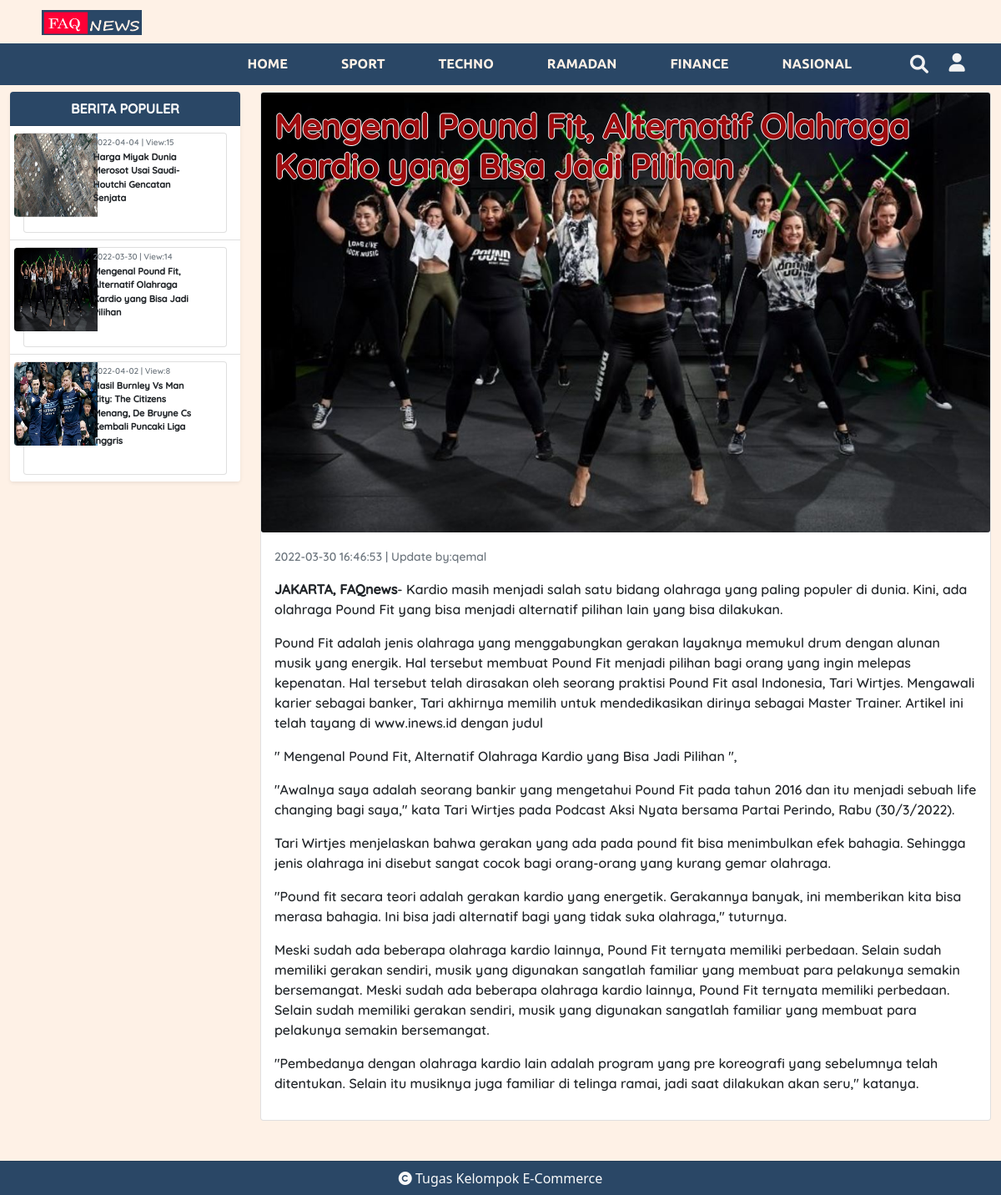
Page /?open=detail&id=38 on the committed database.
### tables this page shows
CREATE TABLE `kategori` (
  `id` int(5) NOT NULL,
  `kategori` varchar(100) NOT NULL,
  `nama_lain` varchar(100) NOT NULL,
  `terbit` varchar(1) NOT NULL
);

CREATE TABLE `berita` (
  `id` int(10) NOT NULL,
  `judul` varchar(200) NOT NULL,
  `isi` text NOT NULL,
  `kategori` varchar(50) NOT NULL,
  `gambar` varchar(255) NOT NULL,
  `teks` text NOT NULL,
  `tanggal` varchar(20) NOT NULL,
  `view` bigint(10) NOT NULL,
  `author` varchar(10) NOT NULL,
  `post_type` varchar(10) NOT NULL,
  `terbit` varchar(1) NOT NULL
);

### view/detail.php (the view, shortened to what this page needs)
<?php
$id = (isset($_GET['id']) ? $_GET['id'] : '');
$sqldetail = mysqli_query($koneksi, "SELECT * FROM berita WHERE terbit='1'AND id = '" . $id . "' ");
?>
<?php foreach ($sqldetail as $dtdetail) : ?>
    <div class="row">
        <div class="col-md-3 mt-2">
            <ul class="list-group list-group-flush shadow-sm bg-body rounded posisi">
                <li class="list-group-item bgr2 text-center text-light fw-bold">BERITA POPULER</li>
                <?php
                $pop = mysqli_query($koneksi, "SELECT * FROM berita WHERE terbit='1'
            AND tanggal>='" . date(' Y-m-d H:i:s', strtotime('-7 days')) . "' ORDER BY view DESC LIMIT 0,10");
                ?>
                <?php
                $no = 0;
                foreach ($pop as $dtpop) : ?>
                    <?php while ($no <= 4) : ?>
                        <li class="list-group-item">
                            <div class="card">
                                <div class="row">
                                    <div class="col-md-3 g-0">
                                        <img src="<?= $dtpop['gambar'] ?>" class="img-fluid rounded-start" alt="..." style="max-width: 100px; height: 100px;">
                                    </div>
                                    <div class="col-md-8">
                                        <div class="card-body">
                                            <small class="text-muted"><?= substr($dtpop['tanggal'], 0, 10);  ?> | View:<?= $dtpop['view'];  ?></small>
                                            <p class="txtpop"><a href="./?open=detail&id=<?= $dtpop['id']; ?>" class=" text-decoration-none text-dark"><?= $dtpop['judul'];  ?></a></p>
                                        </div>
                                    </div>
                                </div>
                            </div>
                        </li>
                    <?php $no++;
                        break;
                    endwhile ?>
                <?php
                    $no++;
                endforeach; ?>
            </ul>
        </div>
        <div class="mt-2 col-md-9">
            <div class="card">
                <img src="<?= $dtdetail['gambar'] ?>" class="card-img" alt="...">
                <div class="card-img-overlay">
                    <h5 class="card-title dtext fw-bold fs-1"><?= $dtdetail['judul'] ?></h5>
                </div>
                <div class="card-body">
                    <small class="text-muted"><?= $dtdetail['tanggal']; ?> | Update by:<?= $dtdetail['author'];  ?></small>
                    <p class="card-text text-dark"><?= $dtdetail['isi']; ?><?= $dtdetail['teks']; ?></p>
                </div>
            </div>
        </div>
    </div>
<?php endforeach; ?>

### view/header.php (shortened to what this page needs)
<!DOCTYPE html>
<html lang="en">
<head>
    <link rel="stylesheet" href="bootstrap-5.0.2-dist/css/bootstrap.min.css">
    <link rel="stylesheet" href="https://cdn.jsdelivr.net/npm/bootstrap-icons@1.7.2/font/bootstrap-icons.css">
    <link rel="stylesheet" href="https://cdnjs.cloudflare.com/ajax/libs/font-awesome/6.0.0-beta3/css/all.min.css">
    <link rel="stylesheet" href="https://unpkg.com/aos@next/dist/aos.css" />
    <link rel="stylesheet" href="css/navbar1.css">
    <link rel="stylesheet" href="css/home10.css">
</head>
<body>
    <div class="titel">
        <a class="navbar-brand" href="./"> <img src="asset/image/logo FAQ.png" alt="" width="120" height="30"></a>
    </div>
    <nav class="navbar navbar-expand-lg navbar-light px-3 py3">
        <div class="container-fluid">
            <div class="collapse navbar-collapse " id="navbarNavAltMarkup">
                <div class="navbar-nav ms-auto align-items-center">
                    <a class="nav-link me-lg-5" href="./">HOME</a>
                    <?php
                    $sql = mysqli_query($koneksi, "SELECT * FROM kategori WHERE terbit='1' ORDER BY id ASC LIMIT 0,10");
                    ?>
                    <?php
                    foreach ($sql as $dtkategori) : ?>
                        <a class="nav-link me-lg-5" href="./?open=cat&id=<?= $dtkategori['id'];  ?>"><?= $dtkategori['kategori'] ?></a>
                    <?php endforeach; ?>
                </div>
                <div class="icon-home mt-2 mb-2 ">
                    <form method="GET" action="">
                        <div class="searchBox">
                            <div class="searchToggle">
                                <i class='fa-solid fa-magnifying-glass search'></i>
                            </div>
                        </div>
                    </form>
                    <div class="usericon ms-auto">
                        <a href="admin/login.php"><i class="fa-solid fa-user "></i></a>
                    </div>
                </div>
            </div>
        </div>
    </nav>

### css/navbar1.css (style rules this page uses)
:root { --primaryColor: #ffff; --secondaryColor: #fef1e6; --backcolor: rgb(42, 71, 102); --search-bar: #fef1e6; --redcolor: #9E0B0E; --text-color: #F2F2F2; --search-text: #fef1e6; --defaultcolor: #0000; --mainFont: 'ubuntu', sans-serif; }
* { box-sizing: border-box; }
body { background-color: var(--secondaryColor); }
.titel { font-family: var(--mainFont); padding: 10px; padding-left: 50px; box-sizing: border-box; }
.titel a { font-size: 20px; text-decoration: none; }
.navbar { height: 50px; font-size: 16px; background: var(--backcolor); z-index: 9; position: sticky; top: 0; right: 0; font-family: var(--mainFont); }
.navbar-light .navbar-nav .nav-link { color: var(--secondaryColor); transition: 0.3s ease; }
.navbar .icon-home { display: flex; align-items: center; }
.icon-home .searchToggle { height: 40px; width: 40px; display: flex; align-items: center; justify-content: center; margin: 0 5px; }
.searchToggle i { position: absolute; color: var(--text-color); font-size: 22px; cursor: pointer; transition: all 0.3s ease; }
.searchBox { position: relative; }
.usericon { height: 40px; width: 40px; display: flex; align-items: center; justify-content: center; margin: 0 5px; }
.usericon i { color: var(--text-color); font-size: 22px; cursor: pointer; }

### css/home10.css (style rules this page uses)
.col-md-9 { overflow: hidden; }
.list-group-item .card .card-body { margin-top: -20px; }
.list-group-item .card .text-muted { font-size: 10px; }
.list-group-item .card .txtpop { font-size: 11px; font-weight: bold; }
.card .card-body .card-text { text-indent: 2px; text-align: justify; }
.row .posisi { z-index: 8; position: sticky; top: 55px; right: 0; }
.bgr2 { background-color: rgb(42, 71, 102); }
.dtext { color: #9E0B0E; text-shadow: -1px 0 white, 0 1px white, 1px 0 white, 0 -1px white; }

### rows in the picture
kategori: kategori "SPORT"
kategori: kategori "TECHNO"
kategori: kategori "RAMADAN"
kategori: kategori "FINANCE"
kategori: kategori "NASIONAL"
berita: gambar (picture), tanggal "2022-03-30", view "14", judul "Mengenal Pound Fit, Alternatif Olahraga Kardio yang Bisa Jadi Pilihan", tanggal "2022-03-30 16:46:53", author "qemal", isi "JAKARTA, FAQnews - Kardio masih menjadi salah satu bidang olahraga yang paling populer di dunia. Kini, ada olahraga Pound Fit yang bisa menjadi alternatif pilihan lain yang bisa dilakukan.", teks "Pound Fit adalah jenis olahraga yang menggabungkan gerakan layaknya memukul drum dengan alunan musik yang energik. Hal tersebut membuat Pound Fit menjadi pilihan bagi orang yang ingin melepas kepenatan. Hal tersebut telah dirasakan oleh seorang praktisi Pound Fit asal Indonesia, Tari Wirtjes. Mengawali karier sebagai banker, Tari akhirnya memilih untuk mendedikasikan dirinya sebagai Master Trainer. Artikel ini telah tayang di www.inews.id dengan judul \" Mengenal Pound Fit, Alternatif Olahraga Kardio yang Bisa Jadi Pilihan \", \"Awalnya saya adalah seorang bankir yang mengetahui Pound Fit pada tahun 2016 dan itu menjadi sebuah life changing bagi saya,\" kata Tari Wirtjes pada Podcast Aksi Nyata…"
berita: gambar (picture), tanggal "2022-04-04", view "15", judul "Harga Miyak Dunia Merosot Usai Saudi-Houtchi Gencatan Senjata"
berita: gambar (picture), tanggal "2022-04-02", view "8", judul "Hasil Burnley Vs Man City: The Citizens Menang, De Bruyne Cs Kembali Puncaki Liga Inggris"
